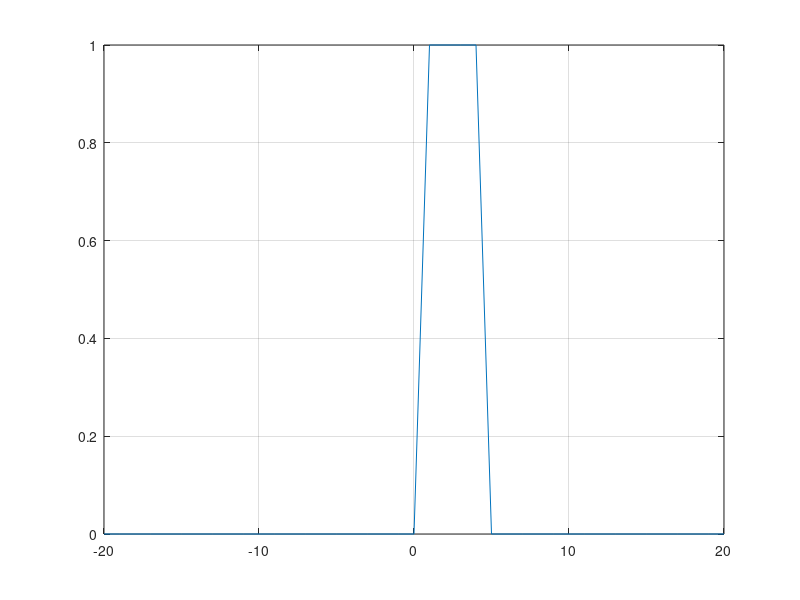

This chart was generated by the following MATLAB code:
function my_Step()
n = -20 : 20;
%x = u(n) - u(n - 1);
x = u(n - 1) - u(n - 5);
plot(n, x);
grid;
end

function y = u(n)
y = zeros(1, size(n, 2));
for i = 1 : size(n, 2)
    if(n(i) >= 0)
        y(i) = 1;
    end
end
end
